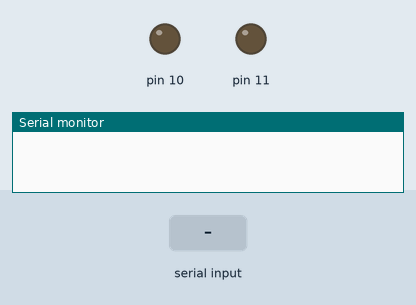
Recording of a sketch running on a simulated Arduino Uno, built with avr-gcc and run on an emulated ATmega328P. On the bench: output pins drawn as LEDs (lit = HIGH), the last lines printed to the serial monitor. Inputs (shaded band) come from the test bench.

Above: at 1.2 s.
1.3 s: "1" received over Serial
At 2.2 s:
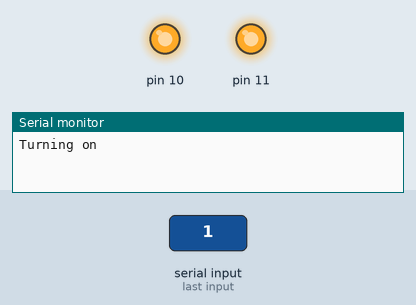
2.8 s: "0" received over Serial
At 3.4 s:
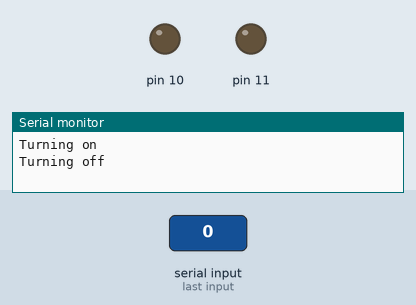
Timing chart, 0 to 5.8 s (numbered marks = the images above; inputs shaded):
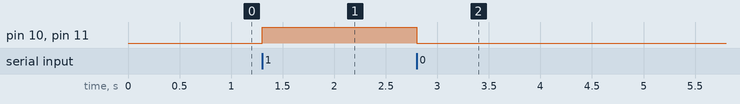

The sketch:

serial_led.ino
```cpp
char a = 0;

void setup() {
    pinMode(10, OUTPUT);
    pinMode(11, OUTPUT);
    Serial.begin(9600);
}

void loop() {
    if (Serial.available()) {
        a = Serial.read();
        if (a == '1') {
            Serial.println("Turning on");
            digitalWrite(10, HIGH);
            digitalWrite(11, HIGH);
        } else if (a == '0') {
            Serial.println("Turning off");
            digitalWrite(10, LOW);
            digitalWrite(11, LOW);
        }
    }
}
```

Measured:
- after the input at 1.3 s, pin 10, pin 11: LOW → HIGH at once
- after the input at 2.8 s, pin 10, pin 11: HIGH → LOW at once
